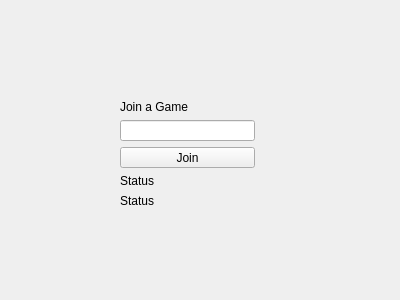
<?xml version="1.0" encoding="UTF-8"?>
<ui version="4.0">
 <class>clientwindow</class>
 <widget class="QWidget" name="clientwindow">
  <property name="geometry">
   <rect>
    <x>0</x>
    <y>0</y>
    <width>400</width>
    <height>300</height>
   </rect>
  </property>
  <property name="windowTitle">
   <string>Form</string>
  </property>
  <widget class="QWidget" name="layoutWidget">
   <property name="geometry">
    <rect>
     <x>120</x>
     <y>100</y>
     <width>135</width>
     <height>108</height>
    </rect>
   </property>
   <layout class="QVBoxLayout" name="verticalLayout">
    <item>
     <widget class="QLabel" name="label">
      <property name="text">
       <string>Join a Game</string>
      </property>
     </widget>
    </item>
    <item>
     <widget class="QLineEdit" name="lineEdit"/>
    </item>
    <item>
     <widget class="QPushButton" name="pushButton_Join">
      <property name="text">
       <string>Join</string>
      </property>
     </widget>
    </item>
    <item>
     <widget class="QLabel" name="label_Status">
      <property name="text">
       <string>Status</string>
      </property>
     </widget>
    </item>
    <item>
     <widget class="QLabel" name="label_StatusText">
      <property name="text">
       <string>Status</string>
      </property>
     </widget>
    </item>
   </layout>
  </widget>
 </widget>
 <resources/>
 <connections/>
</ui>
